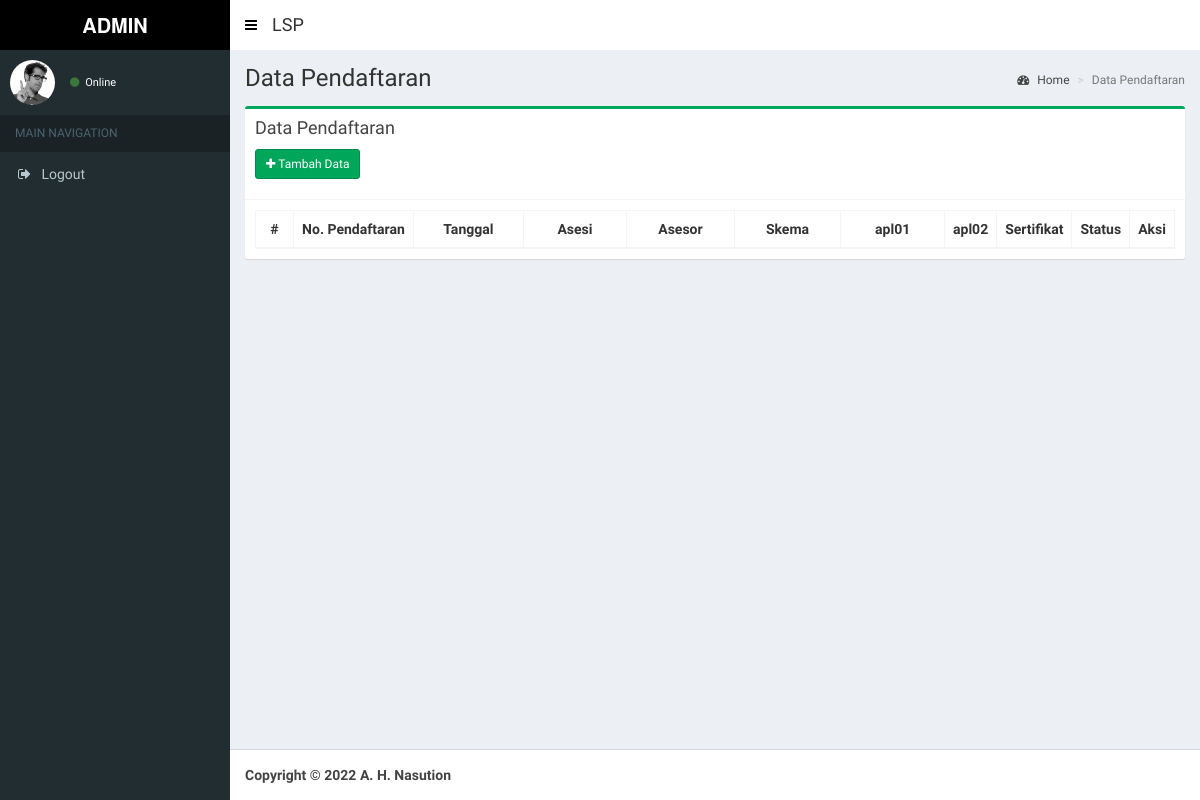
Before: /index.php/pendaftaran with the older database file.
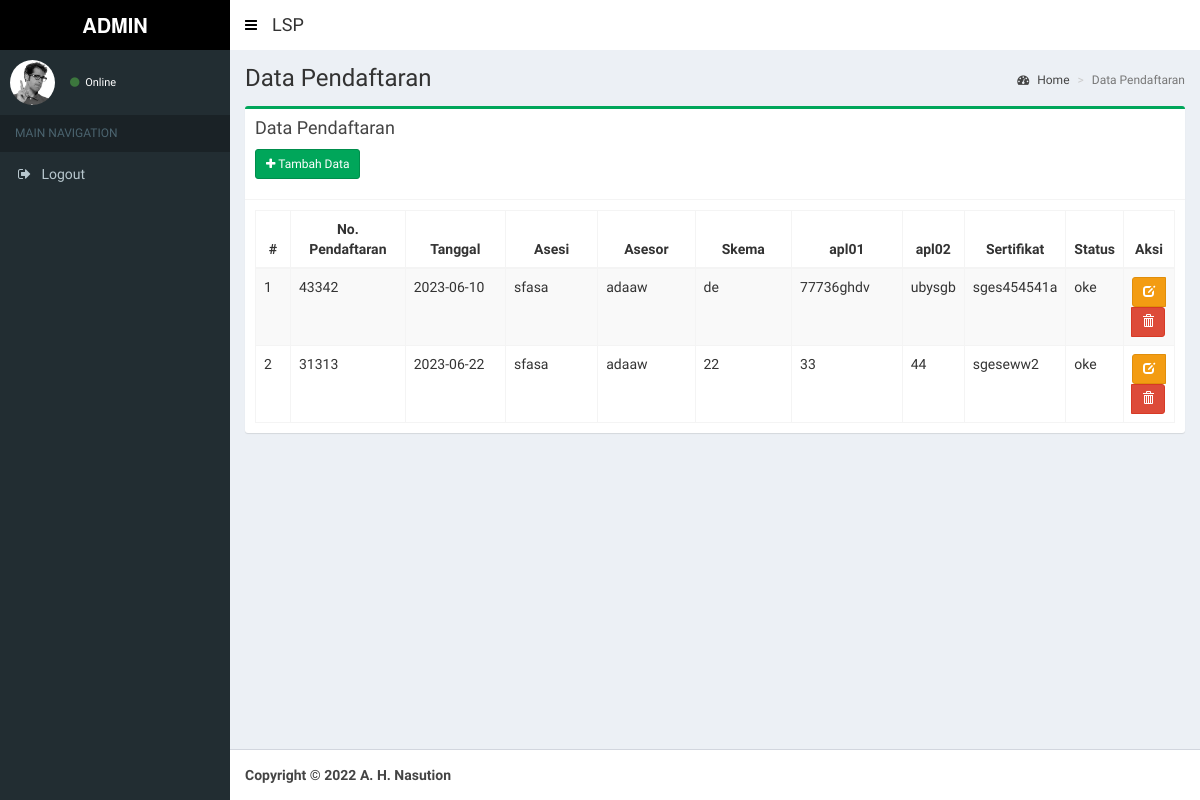
After: the same page with the newer database file.
### tables this page shows
CREATE TABLE `tbl_pendaftaran` (
  `id_pendaftaran` int NOT NULL,
  `no_pendaftaran` varchar(50) NOT NULL,
  `tgl_pendaftaran` date NOT NULL,
  `id_asesi` int NOT NULL,
  `id_asesor` int NOT NULL,
  `id_skema` int NOT NULL,
  `apl01` int NOT NULL,
  `apl02` int NOT NULL,
  `sertifikat` varchar(50) NOT NULL,
  `status_pendaftaran` varchar(50) NOT NULL
);

CREATE TABLE `tbl_asesi` (
  `id_asesi` int NOT NULL,
  `nim_asesi` varchar(50) NOT NULL,
  `nik_asesi` varchar(50) NOT NULL,
  `nama_asesi` varchar(50) NOT NULL,
  `alamat_asesi` varchar(50) NOT NULL,
  `notlp_asesi` varchar(50) NOT NULL,
  `jeniskelamin_asesi` varchar(50) NOT NULL,
  `agama_asesi` varchar(50) NOT NULL,
  `tempatlahir_asesi` varchar(50) NOT NULL,
  `tanggallahir_asesi` varchar(50) NOT NULL,
  `provinsi_asesi` varchar(50) NOT NULL,
  `kotakab_asesi` varchar(50) NOT NULL,
  `tahunmasuk_asesi` varchar(50) NOT NULL,
  `tahunlulus_asesi` varchar(50) NOT NULL,
  `jurusan_asesi` varchar(50) NOT NULL,
  `programstudi_asesi` varchar(50) NOT NULL,
  `email_asesi` varchar(50) NOT NULL,
  `password_asesi` varchar(50) NOT NULL,
  `foto_asesi` text NOT NULL
);

CREATE TABLE `tbl_asesor` (
  `id_asesor` int NOT NULL,
  `noregister_asesor` varchar(50) NOT NULL,
  `nik_asesor` varchar(50) NOT NULL,
  `nama_asesor` varchar(50) NOT NULL,
  `alamat_asesor` varchar(50) NOT NULL,
  `notlp_asesor` varchar(50) NOT NULL,
  `jeniskelamin_asesor` varchar(50) NOT NULL,
  `agama_asesor` varchar(50) NOT NULL,
  `tempatlahir_asesor` varchar(50) NOT NULL,
  `tanggallahir_asesor` date NOT NULL,
  `provinsi_asesor` varchar(50) NOT NULL,
  `kotakab_asesor` varchar(50) NOT NULL,
  `jurusan_asesor` varchar(50) NOT NULL,
  `programstudi_asesor` varchar(50) NOT NULL,
  `email_asesor` varchar(50) NOT NULL,
  `password_asesor` varchar(50) NOT NULL,
  `foto_asesor` text NOT NULL,
  `sertifikat_asesor` varchar(50) NOT NULL
);

CREATE TABLE `tbl_skema` (
  `id_skema` int NOT NULL,
  `kode_skema` varchar(30) NOT NULL,
  `nama_skema` varchar(50) NOT NULL,
  `apl01` varchar(30) NOT NULL,
  `apl02` varchar(30) NOT NULL
);

### application/controllers/Pendaftaran.php (called while the page is built, shortened)
<?php
class Pendaftaran extends CI_Controller {
	public function __construct()
	{
		$this->load->model('Pendaftaran_model', 'pendaftaran');
		$this->load->model('Asesi_model', 'asesi');
		$this->load->model('Asesor_model', 'asesor');
		$this->load->model('Skema_model', 'skema');
		$this->load->helper('tgl_indo');
		$this->load->helper('security');
	}
	public function index()
	{
		$data = array(
			'title'			=> 'LSP',
			'judul'			=> 'Data Pendaftaran',
			'data' 			=> $this->pendaftaran->tabel()->result(),
			'content'		=> 'pendaftaran/v_content',
			'ajax'	 		=> 'pendaftaran/v_ajax'
		);
		$this->load->view('layout/v_wrapper', $data, FALSE);
	}
}

### index.php (called while the page is built, shortened)
<?php
require_once BASEPATH.'core/CodeIgniter.php';

### application/views/layout/v_content.php (called while the page is built, shortened)
 	<?php
	if ($content)
	{
		$this->load->view($content);
	}
?>

### application/models/Pendaftaran_model.php (called while the page is built, shortened)
<?php
class Pendaftaran_model extends CI_Model {
	public function tabel($where = null)
	{
		if($where == null){
			$this->db->select('*');
			$this->db->from('tbl_pendaftaran');
			$this->db->join('tbl_asesi', 'tbl_pendaftaran.id_asesi = tbl_asesi.id_asesi');
			$this->db->join('tbl_asesor', 'tbl_pendaftaran.id_asesor = tbl_asesor.id_asesor');
			$this->db->join('tbl_skema', 'tbl_pendaftaran.id_skema = tbl_skema.id_skema');
			$this->db->order_by('tbl_pendaftaran.id_pendaftaran', 'Asc');
			$query = $this->db->get();
		}
		return $query;
	}
}

### application/views/pendaftaran/v_content.php (the view, shortened to what this page needs)
<section class="content-header">
  <h1>
    <?= $judul ?>
  </h1>
  <ol class="breadcrumb">
    <li><a href="<?= base_url() ?>dashboard"><i class="fa fa-dashboard"></i> Home</a></li>
    <li class="active"><?= $judul ?></li>
  </ol>
</section>
<section class="content">
  <div class="row">
    <div class="col-xs-12">
      <div class="box box-success">
        <div class="box-header with-border">
          <h3 class="box-title">Data Pendaftaran</h3>
          <div style="padding-top: 10px;">
          <p><a href="<?= base_url(); ?>pendaftaran/add" class="btn btn-sm btn-success icon-btn"><i class="fa fa-plus"></i> Tambah Data</a></p>
          </div>
        </div>
        <div class="box-body">
          <table id="example1" class="table table-bordered table-striped" style="width: 100%;">
              <thead>
                  <tr>
                      <th style="width: 5%;text-align: center;">#</th>
                      <th style="width: 15%;text-align: center;">No. Pendaftaran</th>
                      <th style="width: 15%;text-align: center;">Tanggal</th>
                      <th style="width: 15%;text-align: center;">Asesi</th>
                      <th style="width: 15%;text-align: center;">Asesor</th>
                      <th style="width: 15%;text-align: center;">Skema</th>
                      <th style="width: 15%;text-align: center;">apl01</th>
                      <th style="width: 15%;text-align: center;">apl02</th>
                      <th style="width: 15%;text-align: center;">Sertifikat</th>
                      <th style="width: 15%;text-align: center;">Status</th>
                      <th style="width: 13%;text-align: center;">Aksi</th>
                  </tr>
              </thead>
              <tbody>
                  <?php $total= 0; $no=1; foreach($data as $row){  ?>
                  <tr>
                      <td><?= $no++ ?></td>
                      <td><?= $row->no_pendaftaran ?></td>
                      <td><?= $row->tgl_pendaftaran ?></td>
                      <td><?= $row->nama_asesi ?></td>
                      <td><?= $row->nama_asesor ?></td>
                      <td><?= $row->nama_skema ?></td>
                      <td><?= $row->apl01 ?></td>
                      <td><?= $row->apl02 ?></td>
                      <td><?= $row->sertifikat ?></td>
                      <td><?= $row->status_pendaftaran ?></td>
                      <td style="text-align: center;">
                          <form action="<?= base_url() ?>pendaftaran/delete/<?= $row->id_pendaftaran ?>" method="post">
                              <div class="btn-group">
                                  <a href="<?= base_url() ?>pendaftaran/edit/<?= $row->id_pendaftaran ?>" class=" btn btn-sm btn-warning" data-toggle="tooltip" title="Edit"><span class="glyphicon glyphicon-edit"></span></a>
                                  <button class="btn btn-sm btn-danger" type="submit" onclick="return confirm('Yakin ingin menghapus data?')" data-toggle="tooltip" title="Hapus"><span class="glyphicon glyphicon-trash"></span></button>
                              </div>
                          </form>
                      </td>
                  </tr>
                <?php } ?>
              </tbody>
          </table>
        </div>
      </div>
    </div>
  </div>
</section>

### application/views/layout/v_wrapper.php (shortened to what this page needs)
<!DOCTYPE html>
<html>
  <head>
    <link rel="stylesheet" href="<?= base_url() ?>public/lte/bootstrap/css/bootstrap.min.css">
    <link rel="stylesheet" href="https://maxcdn.bootstrapcdn.com/font-awesome/4.4.0/css/font-awesome.min.css">
    <link rel="stylesheet" href="https://code.ionicframework.com/ionicons/2.0.1/css/ionicons.min.css">
    <link rel="stylesheet" href="<?= base_url() ?>public/lte/plugins/datatables/dataTables.bootstrap.css">
    <link rel="stylesheet" href="<?= base_url() ?>public/lte/plugins/select2/select2.min.css">
    <link rel="stylesheet" href="<?= base_url() ?>public/lte/dist/css/AdminLTE.min.css">
    <link rel="stylesheet" href="<?= base_url() ?>public/lte/dist/css/skins/_all-skins.min.css">
    <link rel="stylesheet" href="<?= base_url() ?>public/lte/plugins/fullcalendar/dist/fullcalendar.min.css">
    <link rel="stylesheet" href="<?= base_url() ?>public/lte/plugins/fullcalendar/dist/fullcalendar.print.min.css" media="print">
    <link rel="stylesheet" href="<?= base_url() ?>public/lte/plugins/bootstrap-colorpicker/dist/css/bootstrap-colorpicker.min.css">
  </head>
  <body class="hold-transition skin-green sidebar-mini">
    <div class="wrapper">
      <header class="main-header" style="background-color: #ffffff">
         <?php  include 'v_head.php'; ?>
      </header>
      <aside class="main-sidebar">
        <?php  include 'v_sidebar.php'; ?>
      </aside>
      <div class="content-wrapper">
        <?php include 'v_content.php'; ?>
      </div>
      <footer class="main-footer">
        <?php  include 'v_footer.php'; ?>
      </footer>
    </div>
  </body>
</html>

### application/views/layout/v_head.php (shortened to what this page needs)
<a href="<?= base_url() ?>public/lte/index2.html" class="logo" style="background-color: black;" >
  <span class="logo-lg"><b>ADMIN</b></span>
</a>
<nav class="navbar navbar-static-top" role="navigation" style="background-color: #ffffff">
  <a href="#" class="sidebar-toggle" data-toggle="offcanvas" role="button">
  </a>
  <div style="padding: 5px;">
  <h4>LSP</h4>
  </div>
</nav>

### application/views/layout/v_sidebar.php (shortened to what this page needs)
<section class="sidebar">
  <div class="user-panel">
    <div class="pull-left image">
      <img src="<?= base_url() ?>public/lte/dist/img/user2-160x160.jpg" class="img-circle" alt="User Image">
    </div>
    <div class="pull-left info">
      <a href="#"><i class="fa fa-circle text-success"></i> Online</a>
    </div>
  </div>
  <ul class="sidebar-menu">
    <li class="header">MAIN NAVIGATION</li>
    <li>
      <a href="<?= base_url() ?>login/logout">
        <i class="fa fa-sign-out"></i> <span>Logout</span>
      </a>
    </li>
  </ul>
</section>

### application/views/layout/v_footer.php (shortened to what this page needs)
<strong>Copyright &copy; 2022 A. H. Nasution </strong><br>

### application/views/layout/v_wrapper.php (style rules this page uses)
.skin-green .main-header .navbar .sidebar-toggle { color: black; }

Changed rows visible on the page:
added tbl_pendaftaran: no_pendaftaran "43342", tgl_pendaftaran "2023-06-10", id_asesi.nama_asesi "sfasa", id_asesor.nama_asesor "adaaw", id_skema.nama_skema "de", id_skema.apl01 "77736ghdv", id_skema.apl02 "ubysgb", sertifikat "sges454541a", status_pendaftaran "oke"
added tbl_pendaftaran: no_pendaftaran "31313", tgl_pendaftaran "2023-06-22", id_asesi.nama_asesi "sfasa", id_asesor.nama_asesor "adaaw", id_skema.nama_skema "22", id_skema.apl01 "33", id_skema.apl02 "44", sertifikat "sgeseww2", status_pendaftaran "oke"
